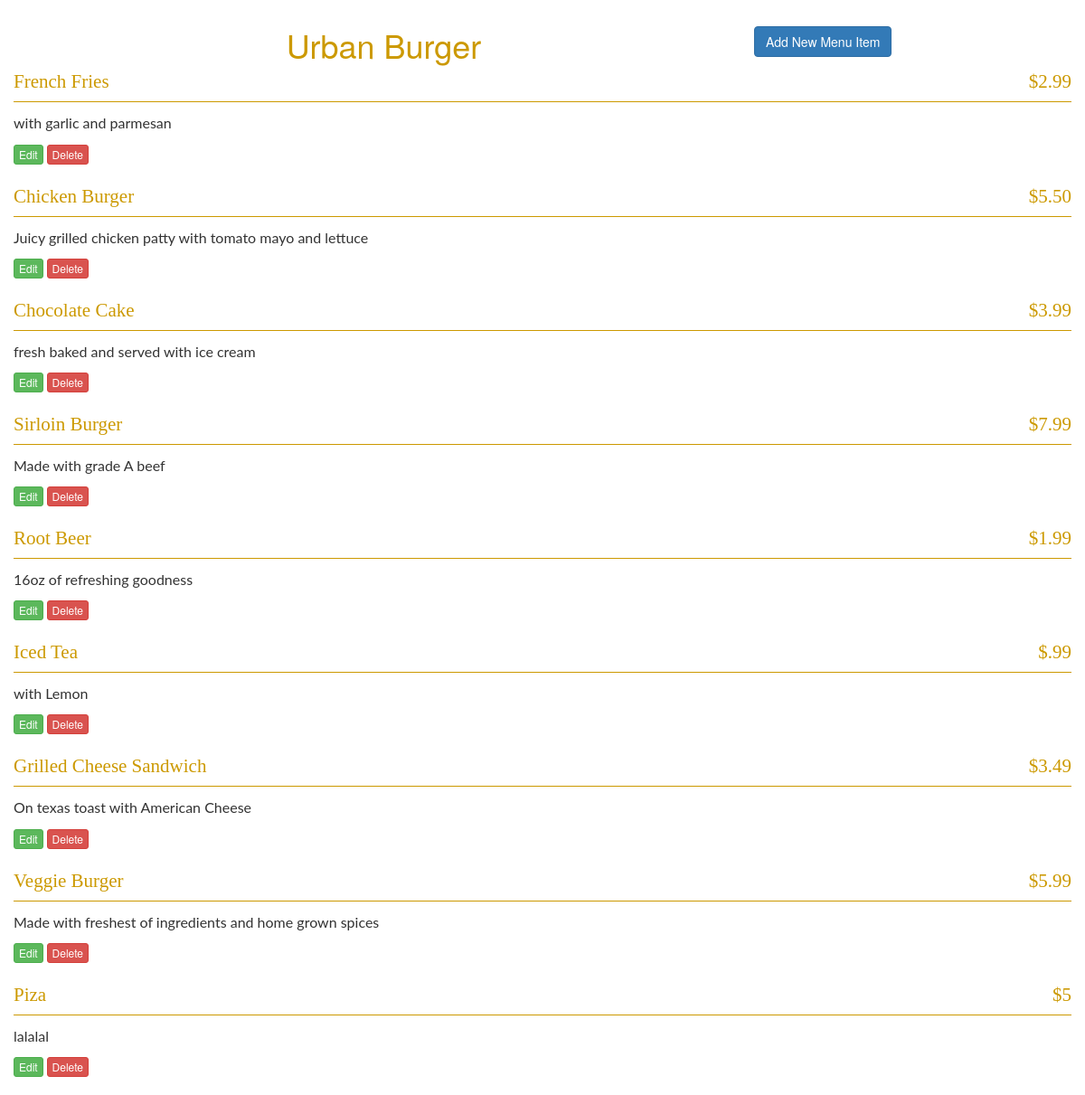
Page /restaurants/1/ on the committed database.
### restaurant.py (models this page shows)
class Restaurant(Base):
    __tablename__ = 'restaurant'
    id = Column(Integer, primary_key=True)
    name = Column(String(250), nullable=False)

class MenuItem(Base):
    __tablename__ = 'menu_item'
    name = Column(String(80), nullable=False)
    id = Column(Integer, primary_key=True)
    description = Column(String(250))
    price = Column(String(8))
    course = Column(String(250))
    restaurant_id = Column(Integer, ForeignKey('restaurant.id'))
    restaurant = relationship(Restaurant)

### project.py (the view)
@app.route('/restaurants/<int:restaurant_id>/')
def restaurantMenu(restaurant_id):
    restaurant = session.query(Restaurant).filter_by(id=restaurant_id).one()
    items = session.query(MenuItem).filter_by(restaurant_id=restaurant.id)
    return render_template('menu.html', restaurant=restaurant, items=items)

### templates/menu.html (shortened to what this page needs)
<!DOCTYPE html>
<html>
  <head>
      <link rel=stylesheet type=text/css href="{{ url_for('static', filename='bootstrap.min.css') }}">
      <link rel=stylesheet type=text/css href="{{ url_for('static', filename='styles.css') }}">
  </head>
  <body>
    <div class="container" class="wrap-menu">
          <div class="row-menu-wrap">
            <div class="row row-menu-header">
                <div class="category-item">{{restaurant.name}}</div>
                <a class="btn btn-primary add-button" href='{{url_for('newMenuItem',restaurant_id=restaurant.id)}}'>Add New Menu Item</a>
            </div>
              <div class="row" >
                {%for i in items%}
                <div class="row-menu">
                    <p  class="item-menu">{{i.name}}</p>
                    <p  class="item-price">{{i.price}}</p>
                </div>
                <span class="gold-line"></span>
                <p class="item-descr">{{i.description}}</p>
                <div class="item-edit">
                <a class="btn btn-success btn-xs" href='{{url_for('editMenuItem',restaurant_id = restaurant.id, menu_id=i.id)}}'>Edit</a>
                <a class="btn btn-danger btn-xs" href='{{url_for('deleteMenuItem',restaurant_id = restaurant.id, menu_id=i.id)}}'>Delete</a>
              </div>
                {%  endfor %}
              </div>
          </div>
    </div>
  </body>
</html>

### static/styles.css (style rules this page uses)
.add-button { margin:29px 0 0 0; }
.category-item { width:70%; float: left; margin:24px 0 0 0; text-align:center; font-size: 36px; color:#cc9900; }
.row-menu { display:table-row; margin-bottom: 35px; width:700px; }
.item-menu { display:table-cell; width:100%; font-size:21px; font-family:'yeseva'; color:#cc9900; }
.item-price { display:table-cell; font-size:21px; font-family:'yeseva'; color:#cc9900; }
.gold-line { display:inline-block; width:100%; height:1px; margin-bottom:8px; background-color:#cc9900; }
.item-descr { font-size:16px; font-family:'lato'; }
.item-edit { display:inline-block; margin-bottom:20px; }
.row-menu-header { display: flow-root }

### rows in the picture
Restaurant: name "Urban Burger"
MenuItem: name "French Fries", price "$2.99", description "with garlic and parmesan"
MenuItem: name "Chicken Burger", price "$5.50", description "Juicy grilled chicken patty with tomato mayo and lettuce"
MenuItem: name "Chocolate Cake", price "$3.99", description "fresh baked and served with ice cream"
MenuItem: name "Sirloin Burger", price "$7.99", description "Made with grade A beef"
MenuItem: name "Root Beer", price "$1.99", description "16oz of refreshing goodness"
MenuItem: name "Iced Tea", price "$.99", description "with Lemon"
MenuItem: name "Grilled Cheese Sandwich", price "$3.49", description "On texas toast with American Cheese"
MenuItem: name "Veggie Burger", price "$5.99", description "Made with freshest of ingredients and home grown spices"
MenuItem: name "Piza", price "$5", description "lalalal"
